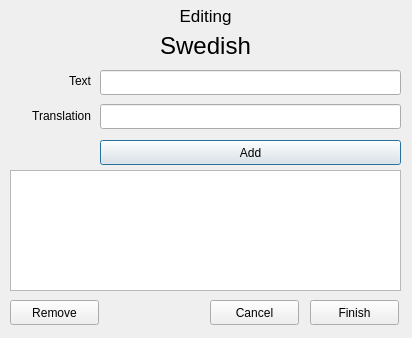
<?xml version="1.0" encoding="UTF-8"?>
<ui version="4.0">
 <class>FlashcardSetEditor</class>
 <widget class="QDialog" name="FlashcardSetEditor">
  <property name="geometry">
   <rect>
    <x>0</x>
    <y>0</y>
    <width>412</width>
    <height>338</height>
   </rect>
  </property>
  <property name="windowTitle">
   <string>Flashcard Set Editor</string>
  </property>
  <widget class="QLabel" name="label">
   <property name="geometry">
    <rect>
     <x>10</x>
     <y>0</y>
     <width>391</width>
     <height>31</height>
    </rect>
   </property>
   <property name="font">
    <font>
     <pointsize>13</pointsize>
    </font>
   </property>
   <property name="text">
    <string>Editing</string>
   </property>
   <property name="alignment">
    <set>Qt::AlignCenter</set>
   </property>
  </widget>
  <widget class="QLabel" name="setTitle">
   <property name="geometry">
    <rect>
     <x>10</x>
     <y>30</y>
     <width>391</width>
     <height>31</height>
    </rect>
   </property>
   <property name="font">
    <font>
     <pointsize>18</pointsize>
    </font>
   </property>
   <property name="text">
    <string>Swedish</string>
   </property>
   <property name="alignment">
    <set>Qt::AlignCenter</set>
   </property>
  </widget>
  <widget class="QLineEdit" name="inputText">
   <property name="geometry">
    <rect>
     <x>100</x>
     <y>70</y>
     <width>301</width>
     <height>25</height>
    </rect>
   </property>
  </widget>
  <widget class="QLineEdit" name="translationText">
   <property name="geometry">
    <rect>
     <x>100</x>
     <y>104</y>
     <width>301</width>
     <height>25</height>
    </rect>
   </property>
  </widget>
  <widget class="QLabel" name="label_2">
   <property name="geometry">
    <rect>
     <x>10</x>
     <y>70</y>
     <width>81</width>
     <height>21</height>
    </rect>
   </property>
   <property name="text">
    <string>Text</string>
   </property>
   <property name="alignment">
    <set>Qt::AlignRight|Qt::AlignTrailing|Qt::AlignVCenter</set>
   </property>
  </widget>
  <widget class="QLabel" name="label_3">
   <property name="geometry">
    <rect>
     <x>10</x>
     <y>100</y>
     <width>81</width>
     <height>31</height>
    </rect>
   </property>
   <property name="text">
    <string>Translation</string>
   </property>
   <property name="alignment">
    <set>Qt::AlignRight|Qt::AlignTrailing|Qt::AlignVCenter</set>
   </property>
  </widget>
  <widget class="QPushButton" name="addButton">
   <property name="geometry">
    <rect>
     <x>100</x>
     <y>140</y>
     <width>301</width>
     <height>25</height>
    </rect>
   </property>
   <property name="text">
    <string>Add</string>
   </property>
  </widget>
  <widget class="QListWidget" name="toBeAddedList">
   <property name="geometry">
    <rect>
     <x>10</x>
     <y>170</y>
     <width>391</width>
     <height>121</height>
    </rect>
   </property>
  </widget>
  <widget class="QPushButton" name="removeButton">
   <property name="geometry">
    <rect>
     <x>10</x>
     <y>300</y>
     <width>89</width>
     <height>25</height>
    </rect>
   </property>
   <property name="text">
    <string>Remove</string>
   </property>
  </widget>
  <widget class="QPushButton" name="finishButton">
   <property name="geometry">
    <rect>
     <x>310</x>
     <y>300</y>
     <width>89</width>
     <height>25</height>
    </rect>
   </property>
   <property name="text">
    <string>Finish</string>
   </property>
  </widget>
  <widget class="QPushButton" name="cancelButton">
   <property name="geometry">
    <rect>
     <x>210</x>
     <y>300</y>
     <width>89</width>
     <height>25</height>
    </rect>
   </property>
   <property name="text">
    <string>Cancel</string>
   </property>
  </widget>
 </widget>
 <resources/>
 <connections/>
</ui>
